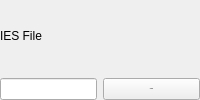
                  <widget class="QFrame" name="frIES">
                   <property name="sizePolicy">
                    <sizepolicy hsizetype="Preferred" vsizetype="Preferred">
                     <horstretch>0</horstretch>
                     <verstretch>0</verstretch>
                    </sizepolicy>
                   </property>
                   <layout class="QVBoxLayout" name="verticalLayout">
                    <property name="margin">
                     <number>0</number>
                    </property>
                    <item>
                     <widget class="QLabel" name="label_5">
                      <property name="text">
                       <string>IES File</string>
                      </property>
                     </widget>
                    </item>
                    <item>
                     <widget class="QFrame" name="frame">
                      <property name="sizePolicy">
                       <sizepolicy hsizetype="Preferred" vsizetype="Fixed">
                        <horstretch>0</horstretch>
                        <verstretch>0</verstretch>
                       </sizepolicy>
                      </property>
                      <property name="font">
                       <font>
                        <family>Helvetica Neue</family>
                        <pointsize>-1</pointsize>
                       </font>
                      </property>
                      <layout class="QHBoxLayout" name="horizontalLayout_2">
                       <property name="margin">
                        <number>0</number>
                       </property>
                       <item>
                        <widget class="QLineEdit" name="leIESMapFile">
                         <property name="sizePolicy">
                          <sizepolicy hsizetype="Preferred" vsizetype="Preferred">
                           <horstretch>0</horstretch>
                           <verstretch>0</verstretch>
                          </sizepolicy>
                         </property>
                         <property name="styleSheet">
                          <string notr="true"/>
                         </property>
                         <property name="readOnly">
                          <bool>false</bool>
                         </property>
                        </widget>
                       </item>
                       <item>
                        <widget class="QPushButton" name="btnIESFile">
                         <property name="sizePolicy">
                          <sizepolicy hsizetype="Preferred" vsizetype="Minimum">
                           <horstretch>0</horstretch>
                           <verstretch>0</verstretch>
                          </sizepolicy>
                         </property>
                         <property name="minimumSize">
                          <size>
                           <width>30</width>
                           <height>0</height>
                          </size>
                         </property>
                         <property name="maximumSize">
                          <size>
                           <width>16777215</width>
                           <height>16777215</height>
                          </size>
                         </property>
                         <property name="styleSheet">
                          <string notr="true"/>
                         </property>
                         <property name="text">
                          <string>Change</string>
                         </property>
                         <property name="flat">
                          <bool>false</bool>
                         </property>
                        </widget>
                       </item>
                      </layout>
                     </widget>
                    </item>
                   </layout>
                  </widget>
